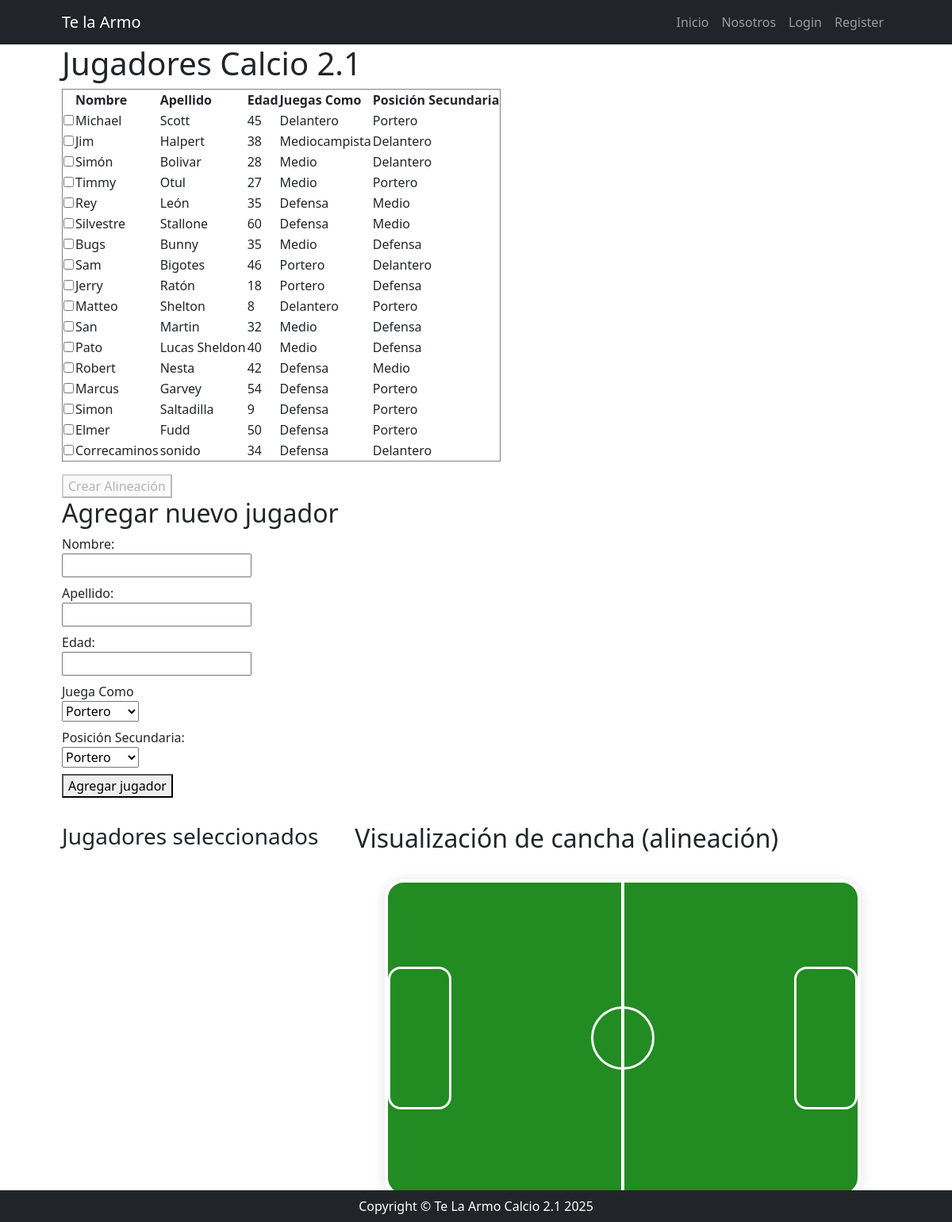
Screenshot of /clientes/cliente_list/ with the database file from the repository.
### cliente/models.py (models this page shows, shortened)
class Cliente(models.Model):
    nombre = models.CharField(max_length=100)
    apellido = models.CharField(max_length=100)
    fecha_nacimiento = models.DateField(null=True, blank=True)
    edad = models.IntegerField()
    email = models.EmailField(null=True, blank=True)
    posicion1 = models.CharField(max_length=100, null=True, blank=True)
    posicion2 = models.CharField(max_length=100, null=True, blank=True)

### cliente/views.py (the view, shortened to what this page needs)
# urls.py: path("cliente_list/", views.cliente_list, name="cliente_list"),
def cliente_list(request):
    from .forms import ClienteForm
    from django.contrib import messages
    import openai, os
    clientes = models.Cliente.objects.all()
    form = ClienteForm()
    alineacion = None
    jugadores_seleccionados = []
    context = {
        'clientes': clientes,
        'form': form,
        'jugadores_seleccionados': jugadores_seleccionados,
        'alineacion': alineacion,
    }
    return render(request, 'cliente/cliente_list.html', context)

### cliente/forms.py (shortened to what this page needs)
class ClienteForm(forms.ModelForm):
    posicion1 = forms.ChoiceField(choices=POSICIONES, required=False, label='Posición Principal')
    posicion2 = forms.ChoiceField(choices=POSICIONES, required=False, label='Posición Secundaria')
    class Meta:
        model = models.Cliente
        fields = "__all__" # Puedes especificar los campos que deseas incluir

### cliente/templates/cliente/cliente_list.html (shortened to what this page needs)
{% extends "core/base.html" %}
{% block content %}
    <h1>Jugadores Calcio 2.1</h1>
        <form method="post" action="" id="alineacion-form">
            <table border="1">
                <thead>
                    <th></th>
                    <th>Nombre</th>
                    <th>Apellido</th>
                    <th>Edad</th>
                    <th>Juegas Como</th>
                    <th>Posición Secundaria</th>
                </thead>
                <tbody>
                    {% for jugador in clientes %}
                    <tr>
                        <td><input type="checkbox" name="jugadores_seleccionados" value="{{ jugador.id }}" class="jugador-checkbox"></td>
                        <td>{{ jugador.nombre }}</td>
                        <td>{{ jugador.apellido }}</td>
                        <td>{{ jugador.edad }}</td>
                        <td>{{ jugador.posicion1 }}</td>
                        <td>{{ jugador.posicion2 }}</td>
                    </tr>
                    {% endfor %}
                </tbody>
            </table>
            <button type="submit" id="crear-alineacion-btn" style="margin-top:16px;" disabled>Crear Alineación</button>
        </form>
    <h2>Agregar nuevo jugador</h2>
    <form method="post" style="margin-bottom: 24px;">
        <div style="margin-bottom: 8px;">
            {{ form.nombre.label_tag }}<br>
            {{ form.nombre }}
        </div>
        <div style="margin-bottom: 8px;">
            {{ form.apellido.label_tag }}<br>
            {{ form.apellido }}
        </div>
        <div style="margin-bottom: 8px;">
            {{ form.edad.label_tag }}<br>
            {{ form.edad }}
        </div>
        <div style="margin-bottom: 8px;">
            <label for="id_posicion1">Juega Como</label><br>
            {{ form.posicion1 }}
        </div>
        <div style="margin-bottom: 8px;">
            {{ form.posicion2.label_tag }}<br>
            {{ form.posicion2 }}
        </div>
            <button type="submit" class="alineacion-btn">Agregar jugador</button>
    </form>
    <div style="display: flex; gap: 32px; margin-top: 32px; flex-wrap: wrap;">
        <div style="flex: 1; min-width: 220px;">
            <h3>Jugadores seleccionados</h3>
        </div>
        <div style="flex: 2; min-width: 320px;">
            <h2>Visualización de cancha (alineación)</h2>
            <div class="cancha-container">
                <div class="cancha">
                    <div class="linea-centro"></div>
                    <div class="circulo-centro"></div>
                    <div class="area area-izq"></div>
                    <div class="area area-der"></div>
                </div>
            </div>
        </div>
    </div>
{% endblock content %}

### cliente/templates/cliente/cliente_list.html (style rules this page uses)
.cancha-container { display: flex; justify-content: center; align-items: center; margin: 32px 0; }
.cancha { position: relative; width: 90vw; max-width: 600px; height: 60vw; max-height: 400px; background: #228B22; border: 4px solid #fff; border-radius: 24px; box-shadow: 0 2px 16px rgba(0,0,0,0.12); }
.linea-centro { position: absolute; left: 50%; top: 0; width: 4px; height: 100%; background: #fff; transform: translateX(-50%); }
.circulo-centro { position: absolute; left: 50%; top: 50%; width: 80px; height: 80px; border: 3px solid #fff; border-radius: 50%; transform: translate(-50%, -50%); }
.area { position: absolute; width: 80px; height: 180px; border: 3px solid #fff; border-radius: 16px; top: 50%; transform: translateY(-50%); }
.area-izq { left: 0; }
.area-der { right: 0; }

### rows the page displays
Cliente: nombre "Michael", apellido "Scott", edad "45", posicion1 "Delantero", posicion2 "Portero"
Cliente: nombre "Jim", apellido "Halpert", edad "38", posicion1 "Mediocampista", posicion2 "Delantero"
Cliente: nombre "Simón", apellido "Bolivar", edad "28", posicion1 "Medio", posicion2 "Delantero"
Cliente: nombre "Timmy", apellido "Otul", edad "27", posicion1 "Medio", posicion2 "Portero"
Cliente: nombre "Rey", apellido "León", edad "35", posicion1 "Defensa", posicion2 "Medio"
Cliente: nombre "Silvestre", apellido "Stallone", edad "60", posicion1 "Defensa", posicion2 "Medio"
Cliente: nombre "Bugs", apellido "Bunny", edad "35", posicion1 "Medio", posicion2 "Defensa"
Cliente: nombre "Sam", apellido "Bigotes", edad "46", posicion1 "Portero", posicion2 "Delantero"
Cliente: nombre "Jerry", apellido "Ratón", edad "18", posicion1 "Portero", posicion2 "Defensa"
Cliente: nombre "Matteo", apellido "Shelton", edad "8", posicion1 "Delantero", posicion2 "Portero"
Cliente: nombre "San", apellido "Martin", edad "32", posicion1 "Medio", posicion2 "Defensa"
Cliente: nombre "Pato", apellido "Lucas Sheldon", edad "40", posicion1 "Medio", posicion2 "Defensa"
Cliente: nombre "Robert", apellido "Nesta", edad "42", posicion1 "Defensa", posicion2 "Medio"
Cliente: nombre "Marcus", apellido "Garvey", edad "54", posicion1 "Defensa", posicion2 "Portero"
Cliente: nombre "Simon", apellido "Saltadilla", edad "9", posicion1 "Defensa", posicion2 "Portero"
Cliente: nombre "Elmer", apellido "Fudd", edad "50", posicion1 "Defensa", posicion2 "Portero"
Cliente: nombre "Correcaminos", apellido "sonido", edad "34", posicion1 "Defensa", posicion2 "Delantero"
